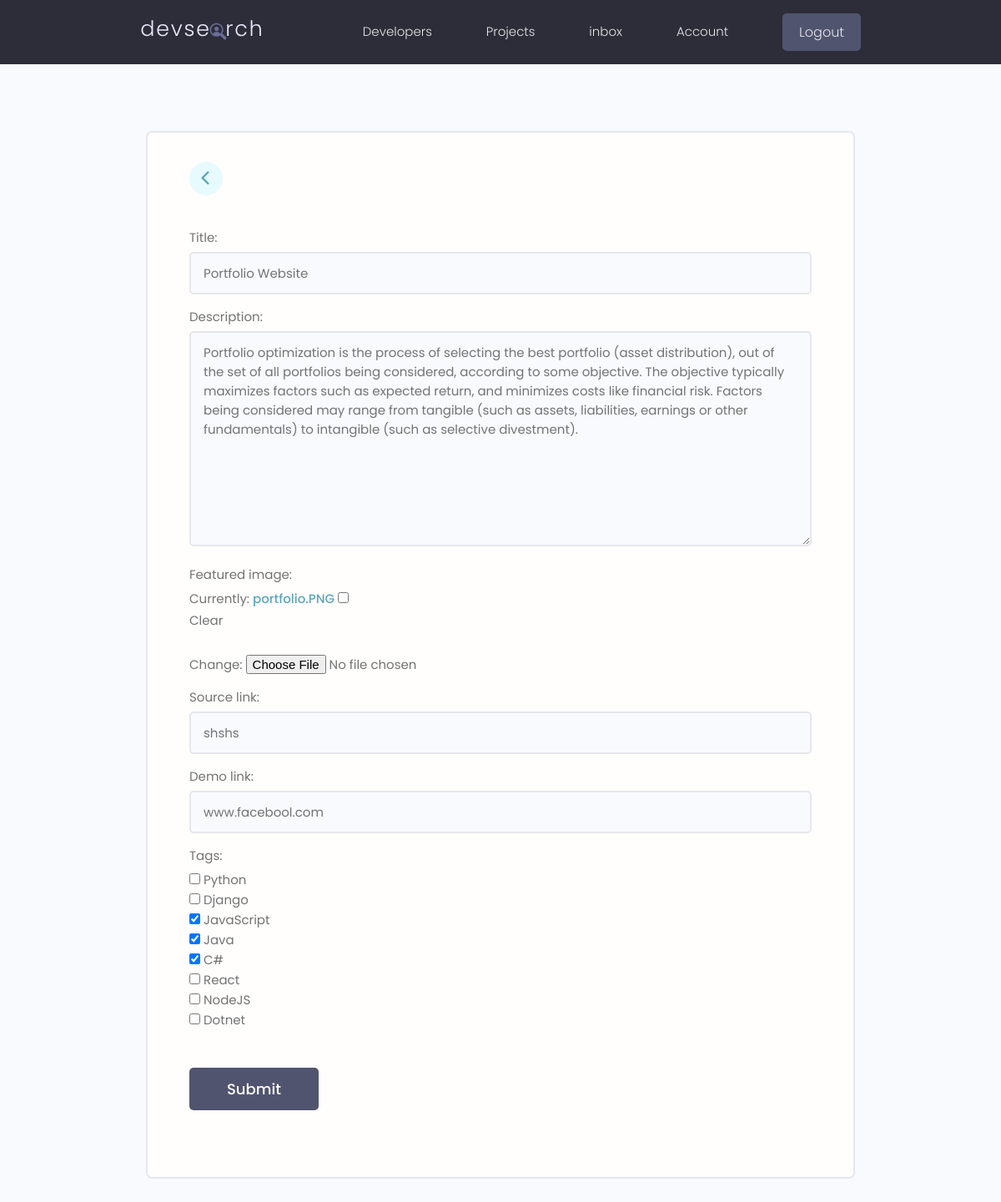
/projects/update-form/96642e91-32f7-440d-abb8-d382be6d0c04/ (signed in), run on the app's committed database.
### projects/models.py (models this page shows, shortened)
class Projects(models.Model):
    owner = models.ForeignKey(Profiles, blank=True, null=True, on_delete=models.SET_NULL )
    title = models.CharField(max_length=200)
    description = models.TextField(null=True, blank=True)
    tags = models.ManyToManyField('Tag', blank=True)
    demo_link = models.CharField(max_length=200, null=True, blank=True)
    source_link = models.CharField(max_length=200, null=True, blank=True)
    featured_image = models.ImageField(null=True, blank=True, default='default.jpg')
    vote_total = models.IntegerField(null=True, blank=True, default=0)
    vote_ratio = models.IntegerField(null=True, blank=True, default=0)
    created = models.DateTimeField(auto_now_add=True)
    id = models.UUIDField(default=uuid.uuid4, unique=True, primary_key=True, editable=False)
    class Meta:
        ordering = ['-vote_ratio', '-vote_total', 'title']

### projects/views.py (the view)
# urls.py: path('update-form/<str:pk>/', views.update_form, name='update-form'),
@login_required(login_url='login')
def update_form(request, pk):
    profile = request.user.profiles
    up_project = profile.projects_set.get(id=pk)
    form = ProjectForm(instance=up_project)
    if request.method == 'POST':
        form = ProjectForm(request.POST, request.FILES, instance=up_project)
        if form.is_valid():
            form.save()
            return redirect('account')
    context = {'form': form}
    return render(request, 'create-form.html', context)

### projects/form.py
class ProjectForm(ModelForm):
    class Meta:
        model = Projects
        fields = ['title', 'description', 'featured_image', 'source_link', 'demo_link', 'tags']
        widgets = {
            'tags': forms.CheckboxSelectMultiple(),
        }
    def __init__(self, *args, **kwargs):
        super(ProjectForm, self).__init__(*args, **kwargs)
        for name, field in self.fields.items():
            field.widget.attrs.update({'class': 'input'})

### projects/models.py (called while the page is built)
    def __str__(self):
        return self.name

### projects/templates/create-form.html (shortened to what this page needs)
{% extends 'main.html' %}
{% block content %}
    <main class="formPage my-xl">
        <div class="content-box">
            <div class="formWrapper">
                <a class="backButton" href="#"><i class="fa-sharp fa-solid fa-chevron-left"></i></a>
                <br>
                <form class="form" method="POST" enctype="multipart/form-data">
                    {% for field in form %}
                    <div class="form__field">
                        <label for="formInput#text">{{field.label}}: </label>
                        {{field}}
                        {% endfor %}
                    </div>
                    <input class="btn btn--sub btn--lg  my-md" type="submit" value="Submit" />
                </form>
            </div>
        </div>
    </main>
{% endblock %}

### static/styles/app.css (style rules this page uses)
:root { --color-sub: #2d2d39; }
.btn--sub { background-color: var(--color-sub-light); }
.content-box { width: 95%; max-width: 85rem; margin: 0 auto; }
.backButton { background: var(--color-main-light); color: var(--color-main); width: 4rem; height: 4rem; display: flex; align-items: center; justify-content: center; border-radius: 50%; }
.backButton i { font-size: 1.8rem; }
.formPage .formWrapper { list-style: none; background: var(--color-white); padding: 3.5rem 5rem; border: 2px solid var(--color-light); border-radius: 0.7rem; }

### static/uikit/styles/modules/_variables.css (style rules this page uses)
:root { --color-main: #5aa5b9; --color-main-light: #e6faff; --color-sub: #3f4156; --color-sub-light: #51546e; --color-sub-lighter: #ededfd; --color-text: #737373; --color-gray: #8b8b8b; --color-light: #e5e7eb; --color-light-gray: #767676; --color-bg: #f8fafd; --color-white: #fffefd; --color-white-light: #f3f3f3; --color-success: #359e64; --color-success-bg: #def8e8; --color-error: #fc4b0b; --color-error-bg: #fff2ee; --font-base: 'Poppins', arial, helvetica, 'Segoe UI', roboto, ubuntu, sans-serif; --font-monospace: 'Fira Code', 'Courier New', courier, monospace; --font-regular: 300; --font-medium: 500; --font-bold: 700; --generic-shadow: 1px 1px 5px #00000010; --generic-transition: all 0.3s ease-in-out; }

### static/uikit/styles/modules/_base.css (style rules this page uses)
* { margin: 0; padding: 0; box-sizing: border-box; text-rendering: optimizeLegibility; color: inherit; font-size: inherit; }
html { font-size: 50%; }
@media only screen and (min-width: 480px) { html { font-size: 56.25%; } }
@media only screen and (min-width: 1200px) { html { font-size: 62.5%; } }
body { line-height: 1.6; font-weight: 400; font-size: 1.5rem; color: var(--color-text); background-color: var(--color-bg); min-height: 100vh; }

### static/uikit/styles/modules/_typography.css (style rules this page uses)
* { font-family: var(--font-base); }
a { padding-bottom: 2px; text-decoration: none; display: inline-block; color: var(--color-main); font-weight: var(--font-medium); }

### static/uikit/styles/modules/_utilities.css (style rules this page uses)
.my-md { margin: 3rem auto; }
.my-xl { margin: 8rem auto; }

### static/uikit/styles/modules/_button.css (style rules this page uses)
.btn { display: inline-block; position: relative; cursor: pointer; background-color: var(--color-light); font-weight: var(--font-medium); color: var(--color-sub); text-decoration: none; padding: 1rem 2rem; border-radius: 0.5rem; border: none; width: -webkit-fit-content; width: -moz-fit-content; width: fit-content; height: -webkit-fit-content; height: -moz-fit-content; height: fit-content; font-size: 1.6rem; outline-width: 0; outline-color: transparent; -webkit-backface-visibility: hidden; backface-visibility: hidden; transition: all 0.3s ease-in-out; }
.btn--sub { background-color: var(--color-sub); color: var(--color-white); }
.btn--lg { font-size: 1.8rem; padding: 1.2rem 4.5rem; }

### static/uikit/styles/modules/_form.css (style rules this page uses)
.form { display: block; }
.form__field { margin-top: 1.5rem; margin-bottom: 1.5rem; }
.form__label, .form__field > label { display: block; margin-bottom: 0.5rem; color: var(--color-text); }
input.input[type='text'], input.input[type='email'], input.input[type='password'], input.input[type='number'], textarea.input { min-width: 24rem; width: 100%; padding: 1.2rem 1.5rem; border-radius: 0.5rem; border: 2px solid var(--color-light); transition: all 0.3s ease-in-out; background-color: var(--color-bg); }

### data on the page
Projects: form "Portfolio Website" "Portfolio optimization is the process of selecting the best portfolio (asset distribution), out of the set of all portfolios being considered, according to some objective. The objective typically maximizes factors such as expected return, and minimizes costs like financial risk. Factors being considered may range from tangible (such as assets, liabilities, earnings or other fundamentals) to intangible (such as selective divestment)." "shshs" "www.facebool.com"

### other printed values
{{ field.label }} "Title" "Description" "Featured image" "Source link" "Demo link" "Tags"
